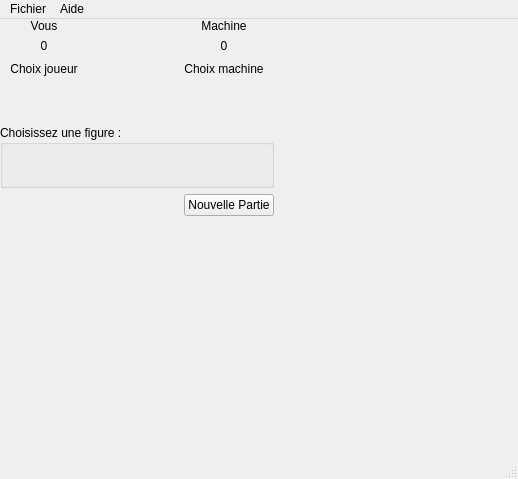
<?xml version="1.0" encoding="UTF-8"?>
<ui version="4.0">
 <class>ChifoumiVue</class>
 <widget class="QMainWindow" name="ChifoumiVue">
  <property name="geometry">
   <rect>
    <x>0</x>
    <y>0</y>
    <width>518</width>
    <height>479</height>
   </rect>
  </property>
  <property name="windowTitle">
   <string>ChifoumiVue</string>
  </property>
  <widget class="QWidget" name="centralwidget">
   <widget class="QWidget" name="">
    <layout class="QGridLayout" name="gridLayout_2">
     <item row="1" column="1">
      <spacer name="verticalSpacer_2">
       <property name="orientation">
        <enum>Qt::Vertical</enum>
       </property>
       <property name="sizeHint" stdset="0">
        <size>
         <width>20</width>
         <height>40</height>
        </size>
       </property>
      </spacer>
     </item>
     <item row="2" column="0" colspan="3">
      <widget class="QGroupBox" name="groupBox">
       <property name="title">
        <string>Choisissez une figure :</string>
       </property>
       <layout class="QHBoxLayout" name="horizontalLayout">
        <item>
         <spacer name="horizontalSpacer_3">
          <property name="orientation">
           <enum>Qt::Horizontal</enum>
          </property>
          <property name="sizeHint" stdset="0">
           <size>
            <width>59</width>
            <height>17</height>
           </size>
          </property>
         </spacer>
        </item>
        <item>
         <widget class="QPushButton" name="bPierre">
          <property name="enabled">
           <bool>false</bool>
          </property>
          <property name="text">
           <string/>
          </property>
          <property name="icon">
           <iconset resource="../images/image.qrc">
            <normaloff>:/images/pierre_115.png</normaloff>:/images/pierre_115.png</iconset>
          </property>
          <property name="iconSize">
           <size>
            <width>70</width>
            <height>100</height>
           </size>
          </property>
          <property name="autoDefault">
           <bool>false</bool>
          </property>
          <property name="default">
           <bool>false</bool>
          </property>
          <property name="flat">
           <bool>true</bool>
          </property>
         </widget>
        </item>
        <item>
         <widget class="QPushButton" name="bPapier">
          <property name="enabled">
           <bool>false</bool>
          </property>
          <property name="text">
           <string/>
          </property>
          <property name="icon">
           <iconset resource="../images/image.qrc">
            <normaloff>:/images/papier_115.png</normaloff>:/images/papier_115.png</iconset>
          </property>
          <property name="iconSize">
           <size>
            <width>70</width>
            <height>100</height>
           </size>
          </property>
          <property name="autoDefault">
           <bool>false</bool>
          </property>
          <property name="default">
           <bool>false</bool>
          </property>
          <property name="flat">
           <bool>true</bool>
          </property>
         </widget>
        </item>
        <item>
         <widget class="QPushButton" name="bCiseau">
          <property name="enabled">
           <bool>false</bool>
          </property>
          <property name="text">
           <string/>
          </property>
          <property name="icon">
           <iconset resource="../images/image.qrc">
            <normaloff>:/images/ciseau_115.png</normaloff>:/images/ciseau_115.png</iconset>
          </property>
          <property name="iconSize">
           <size>
            <width>70</width>
            <height>100</height>
           </size>
          </property>
          <property name="autoDefault">
           <bool>false</bool>
          </property>
          <property name="default">
           <bool>false</bool>
          </property>
          <property name="flat">
           <bool>true</bool>
          </property>
         </widget>
        </item>
        <item>
         <spacer name="horizontalSpacer_4">
          <property name="orientation">
           <enum>Qt::Horizontal</enum>
          </property>
          <property name="sizeHint" stdset="0">
           <size>
            <width>59</width>
            <height>17</height>
           </size>
          </property>
         </spacer>
        </item>
       </layout>
      </widget>
     </item>
     <item row="0" column="0" colspan="3">
      <layout class="QGridLayout" name="gridLayout">
       <item row="2" column="4">
        <spacer name="horizontalSpacer_2">
         <property name="orientation">
          <enum>Qt::Horizontal</enum>
         </property>
         <property name="sizeType">
          <enum>QSizePolicy::Minimum</enum>
         </property>
         <property name="sizeHint" stdset="0">
          <size>
           <width>40</width>
           <height>20</height>
          </size>
         </property>
        </spacer>
       </item>
       <item row="2" column="3">
        <widget class="QLabel" name="figureVersus">
         <property name="text">
          <string/>
         </property>
         <property name="pixmap">
          <pixmap resource="../images/image.qrc">:/images/versus_70.png</pixmap>
         </property>
         <property name="alignment">
          <set>Qt::AlignCenter</set>
         </property>
        </widget>
       </item>
       <item row="0" column="1">
        <widget class="QLabel" name="label">
         <property name="text">
          <string>Vous</string>
         </property>
         <property name="alignment">
          <set>Qt::AlignCenter</set>
         </property>
        </widget>
       </item>
       <item row="2" column="0">
        <spacer name="horizontalSpacer_5">
         <property name="orientation">
          <enum>Qt::Horizontal</enum>
         </property>
         <property name="sizeType">
          <enum>QSizePolicy::Minimum</enum>
         </property>
         <property name="sizeHint" stdset="0">
          <size>
           <width>10</width>
           <height>10</height>
          </size>
         </property>
        </spacer>
       </item>
       <item row="2" column="2">
        <spacer name="horizontalSpacer">
         <property name="orientation">
          <enum>Qt::Horizontal</enum>
         </property>
         <property name="sizeType">
          <enum>QSizePolicy::Minimum</enum>
         </property>
         <property name="sizeHint" stdset="0">
          <size>
           <width>40</width>
           <height>20</height>
          </size>
         </property>
        </spacer>
       </item>
       <item row="0" column="5">
        <widget class="QLabel" name="label_2">
         <property name="text">
          <string>Machine</string>
         </property>
         <property name="alignment">
          <set>Qt::AlignCenter</set>
         </property>
        </widget>
       </item>
       <item row="1" column="5">
        <widget class="QLabel" name="labelScoreM">
         <property name="text">
          <string>0</string>
         </property>
         <property name="alignment">
          <set>Qt::AlignCenter</set>
         </property>
        </widget>
       </item>
       <item row="2" column="5">
        <widget class="QLabel" name="figureJoueur">
         <property name="text">
          <string>Choix machine</string>
         </property>
         <property name="alignment">
          <set>Qt::AlignCenter</set>
         </property>
        </widget>
       </item>
       <item row="2" column="1">
        <widget class="QLabel" name="figureMachine">
         <property name="text">
          <string>Choix joueur</string>
         </property>
         <property name="alignment">
          <set>Qt::AlignCenter</set>
         </property>
        </widget>
       </item>
       <item row="1" column="1">
        <widget class="QLabel" name="labelScoreJ">
         <property name="text">
          <string>0</string>
         </property>
         <property name="alignment">
          <set>Qt::AlignCenter</set>
         </property>
        </widget>
       </item>
       <item row="2" column="6">
        <spacer name="horizontalSpacer_6">
         <property name="orientation">
          <enum>Qt::Horizontal</enum>
         </property>
         <property name="sizeType">
          <enum>QSizePolicy::Minimum</enum>
         </property>
         <property name="sizeHint" stdset="0">
          <size>
           <width>10</width>
           <height>10</height>
          </size>
         </property>
        </spacer>
       </item>
      </layout>
     </item>
     <item row="3" column="2">
      <widget class="QPushButton" name="bNouvellePartie">
       <property name="text">
        <string>Nouvelle Partie</string>
       </property>
      </widget>
     </item>
    </layout>
   </widget>
  </widget>
  <widget class="QMenuBar" name="menubar">
   <property name="geometry">
    <rect>
     <x>0</x>
     <y>0</y>
     <width>518</width>
     <height>21</height>
    </rect>
   </property>
   <widget class="QMenu" name="menuFichier">
    <property name="title">
     <string>Fichier</string>
    </property>
   </widget>
   <widget class="QMenu" name="menuAide">
    <property name="title">
     <string>Aide</string>
    </property>
   </widget>
   <addaction name="menuFichier"/>
   <addaction name="menuAide"/>
  </widget>
  <widget class="QStatusBar" name="statusbar"/>
 </widget>
 <resources>
  <include location="../images/image.qrc"/>
 </resources>
 <connections/>
</ui>
